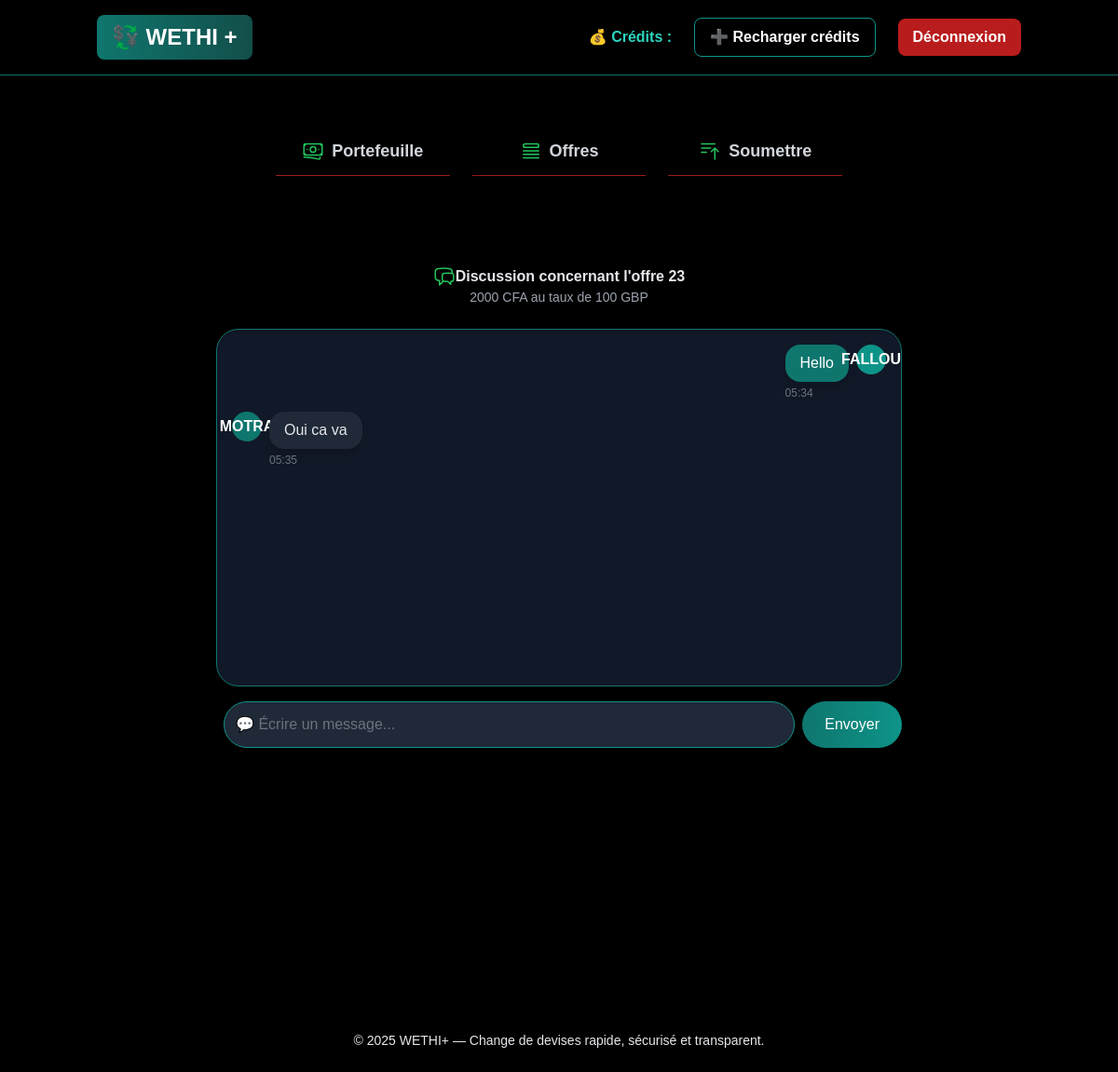
The app's page /users/chat/23/ (signed in) with its own data.
### users/models.py (models this page shows, shortened)
class Offer(models.Model):
    user = models.ForeignKey(User, on_delete=models.CASCADE, related_name="offers")
    ma_devise = models.CharField(choices=Devise,max_length=5)
    devise_souhaitee = models.CharField(choices=Devise,max_length=5)
    taux_souhaite = models.IntegerField(blank=True)
    quantite = models.IntegerField(blank=True)
    date_creation = models.DateTimeField(auto_now_add=True)
    STATUS_CHOICES = [
        ('disponible', 'Disponible'),
        ('reservee', 'Réservée'),
        ('completee', 'Complétée'),
    ]
    status = models.CharField(max_length=20, choices=STATUS_CHOICES, default='disponible')
    reserved_by = models.ForeignKey(User, on_delete=models.SET_NULL, null=True, blank=True, related_name="reserved_offers")

class Message(models.Model):
    sender = models.ForeignKey(User, on_delete=models.CASCADE, related_name="sent_messages")
    receiver = models.ForeignKey(User, on_delete=models.CASCADE, related_name="received_messages")
    offer = models.ForeignKey(Offer, on_delete=models.CASCADE, related_name="messages")
    content = models.TextField()
    timestamp = models.DateTimeField(auto_now_add=True)

class User(AbstractUser):
    TYPE_CHOICES = [
        ('particulier', 'Particulier'),
        ('cambiste', 'Cambiste'),
    ]
    type = models.CharField(max_length=20, choices=TYPE_CHOICES)
    credits = models.PositiveIntegerField(default=0)
    piece_identite = models.ImageField(upload_to='pieces_identite/', blank=True, null=True)
    numero_agrement = models.CharField(max_length=100, blank=True, null=True)
    document_agrement = models.ImageField(upload_to='documents_agrement/', blank=True, null=True)

### users/views.py (the view, shortened to what this page needs)
# urls.py: path('chat/<int:offer_id>/', chat, name='chat'),
@login_required
def chat(request, offer_id):
    offer = get_object_or_404(Offer, id=offer_id, status='reservee')
    if request.user != offer.user and request.user != offer.reserved_by:
        messages.error(request, "Vous n'avez pas accès à cette conversation.")
        return redirect('offer_list')
    messages_list = offer.messages.all().order_by('timestamp')
    if request.headers.get('X-Requested-With') == 'XMLHttpRequest':
        return render(request, 'users/chat.html', {'offer': offer, 'messages': messages_list})
    return render(request, 'users/chat.html', {'offer': offer, 'messages': messages_list})

### users/templates/users/chat.html (shortened to what this page needs)
{% extends 'users/base.html' %}
{% block content %}
<div class="max-w-3xl mx-auto p-4 bg-transparent text-gray-100 rounded">
    <div class="text-center mb-6">
        <h2  class="flex items-center justify-center text-md font-bold text-gray-200">
         Discussion concernant l'offre {{ offer.id }}</h2>
        <p class="text-sm text-gray-400">
            {{ offer.quantite }} {{ offer.ma_devise }} au taux de {{ offer.taux_souhaite }} {{ offer.devise_souhaitee }}
        </p>
    </div>
    <div id="chat-box" class="h-96 overflow-y-auto border border-teal-700 p-4 rounded-3xl mb-4 bg-gray-900 shadow-inner">
        {% for message in messages %}
        <div class="flex items-start mb-3 {% if message.sender == user %}justify-end{% else %}justify-start{% endif %}">
            {% if message.sender != user %}
            <div class="flex-shrink-0 mr-2">
                {% if message.sender.profile.photo %}
                    <img src="{{ message.sender.profile.photo.url }}" class="w-8 h-8 rounded-full border-2 border-teal-600">
                {% else %}
                    <div class="w-8 h-8 rounded-full bg-teal-700 flex items-center justify-center text-white font-bold">
                        {{ message.sender.username| upper }}
                    </div>
                {% endif %}
            </div>
            {% endif %}
            <div class="max-w-[70%]">
                <p class="px-4 py-2 rounded-2xl shadow-lg {% if message.sender == user %}bg-teal-700 text-white{% else %}bg-gray-800 text-gray-200{% endif %}">
                    {{ message.content }}
                </p>
                <p class="text-xs text-gray-500 mt-1">{{ message.timestamp|date:"H:i" }}</p>
            </div>
            {% if message.sender == user %}
            <div class="flex-shrink-0 ml-2">
                <div class="w-8 h-8 rounded-full bg-teal-600 flex items-center justify-center text-white font-bold">
                    {{ user.username | upper }}
                </div>
            </div>
            {% endif %}
        </div>
        {% endfor %}
    </div>
    <form id="chat-form" method="post" class="flex space-x-2">
        <input type="text" id="message-input" name="content" placeholder="💬 Écrire un message..."
               class="flex-1 border border-teal-600 bg-gray-800 text-gray-100 p-3 rounded-full focus:ring-2 focus:ring-teal-500 focus:outline-none">
        <button type="submit"
                class="bg-gradient-to-r from-teal-700 to-teal-600 text-white px-6 py-2 rounded-full hover:from-teal-600 hover:to-teal-500 transition duration-200">
            Envoyer
        </button>
    </form>
</div>
{% endblock %}

### records on screen
Offer: id "23", quantite "2000", ma_devise "CFA", taux_souhaite "100", devise_souhaitee "GBP"
Message: content "Hello", timestamp "05:34"
User: username "FALLOU"
Message: sender.username "MOTRA", content "Oui ca va", timestamp "05:35"
